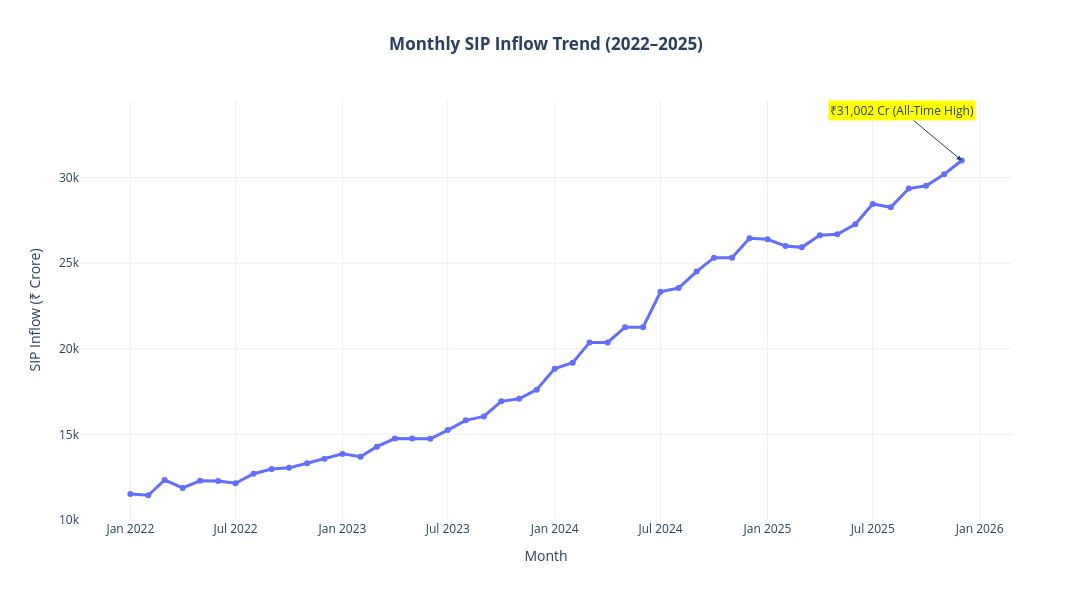

Notebook source saved alongside this figure:
### Markdown cell above
## 3. Monthly SIP Inflow Trend (2022–2025)

This visualization illustrates the monthly Systematic Investment Plan (SIP) inflows from January 2022 to December 2025. It highlights the consistent growth in retail investor participation and marks the highest monthly SIP inflow recorded during the study period.

### Code cell
sip["month"] = pd.to_datetime(sip["month"])

fig = px.line(
    sip,
    x="month",
    y="sip_inflow_crore",
    markers=True,
    template="plotly_white",
    title="<b>Monthly SIP Inflow Trend (2022–2025)</b>"
)

# Highlight highest SIP inflow (Dec 2025)
highest = sip.loc[sip["sip_inflow_crore"].idxmax()]

fig.add_annotation(
    x=highest["month"],
    y=highest["sip_inflow_crore"],
    text="₹31,002 Cr (All-Time High)",
    showarrow=True,
    arrowhead=2,
    ax=-60,
    ay=-50,
    bgcolor="yellow"
)

fig.update_traces(
    line=dict(width=3),
    marker=dict(size=6)
)

fig.update_layout(
    width=1100,
    height=600,
    title_x=0.5,
    xaxis_title="Month",
    yaxis_title="SIP Inflow (₹ Crore)",
    hovermode="x unified"
)

fig.show()

### Figure 1 — Plotly figure (JSON) as saved in the notebook; plotly's stock layout.template omitted (floating-point values rounded to 4 significant figures)
{"data": [{"hovertemplate": "month=%{x}<br>sip_inflow_crore=%{y}<extra></extra>", "legendgroup": "", "line": {"color": "#636efa", "dash": "solid", "width": 3}, "marker": {"size": 6, "symbol": "circle"}, "mode": "lines+markers", "name": "", "orientation": "v", "showlegend": false, "type": "scatter", "x": ["2022-01-01T00:00:00.000000000", "2022-02-01T00:00:00.000000000", "2022-03-01T00:00:00.000000000", "2022-04-01T00:00:00.000000000", "2022-05-01T00:00:00.000000000", "2022-06-01T00:00:00.000000000", "2022-07-01T00:00:00.000000000", "2022-08-01T00:00:00.000000000", "2022-09-01T00:00:00.000000000", "2022-10-01T00:00:00.000000000", "2022-11-01T00:00:00.000000000", "2022-12-01T00:00:00.000000000", "2023-01-01T00:00:00.000000000", "2023-02-01T00:00:00.000000000", "2023-03-01T00:00:00.000000000", "2023-04-01T00:00:00.000000000", "2023-05-01T00:00:00.000000000", "2023-06-01T00:00:00.000000000", "2023-07-01T00:00:00.000000000", "2023-08-01T00:00:00.000000000", "2023-09-01T00:00:00.000000000", "2023-10-01T00:00:00.000000000", "2023-11-01T00:00:00.000000000", "2023-12-01T00:00:00.000000000", "2024-01-01T00:00:00.000000000", "2024-02-01T00:00:00.000000000", "2024-03-01T00:00:00.000000000", "2024-04-01T00:00:00.000000000", "2024-05-01T00:00:00.000000000", "2024-06-01T00:00:00.000000000", "2024-07-01T00:00:00.000000000", "2024-08-01T00:00:00.000000000", "2024-09-01T00:00:00.000000000", "2024-10-01T00:00:00.000000000", "2024-11-01T00:00:00.000000000", "2024-12-01T00:00:00.000000000", "2025-01-01T00:00:00.000000000", "2025-02-01T00:00:00.000000000", "2025-03-01T00:00:00.000000000", "2025-04-01T00:00:00.000000000", "2025-05-01T00:00:00.000000000", "2025-06-01T00:00:00.000000000", "2025-07-01T00:00:00.000000000", "2025-08-01T00:00:00.000000000", "2025-09-01T00:00:00.000000000", "2025-10-01T00:00:00.000000000", "2025-11-01T00:00:00.000000000", "2025-12-01T00:00:00.000000000"], "xaxis": "x", "y": [11517, 11438, 12328, 11863, 12286, 12276, 12140, 12694, 12976, 13040, 13306, 13573, 13856, 13687, 14276, 14749, 14749, 14734, 15245, 15814, 16042, 16928, 17073, 17610, 18838, 19187, 20371, 20371, 21262, 21262, 23332, 23547, 24509, 25323, 25320, 26459, 26400, 25999, 25926, 26632, 26688, 27274, 28464, 28265, 29361, 29529, 30200, 31002], "yaxis": "y"}], "layout": {"annotations": [{"arrowhead": 2, "ax": -60, "ay": -50, "bgcolor": "yellow", "showarrow": true, "text": "₹31,002 Cr (All-Time High)", "x": "2025-12-01T00:00:00", "y": 31002}], "height": 600, "hovermode": "x unified", "legend": {"tracegroupgap": 0}, "title": {"text": "<b>Monthly SIP Inflow Trend (2022–2025)</b>", "x": 0.5}, "width": 1100, "xaxis": {"anchor": "y", "domain": [0, 1], "title": {"text": "Month"}}, "yaxis": {"anchor": "x", "domain": [0, 1], "title": {"text": "SIP Inflow (₹ Crore)"}}}}
